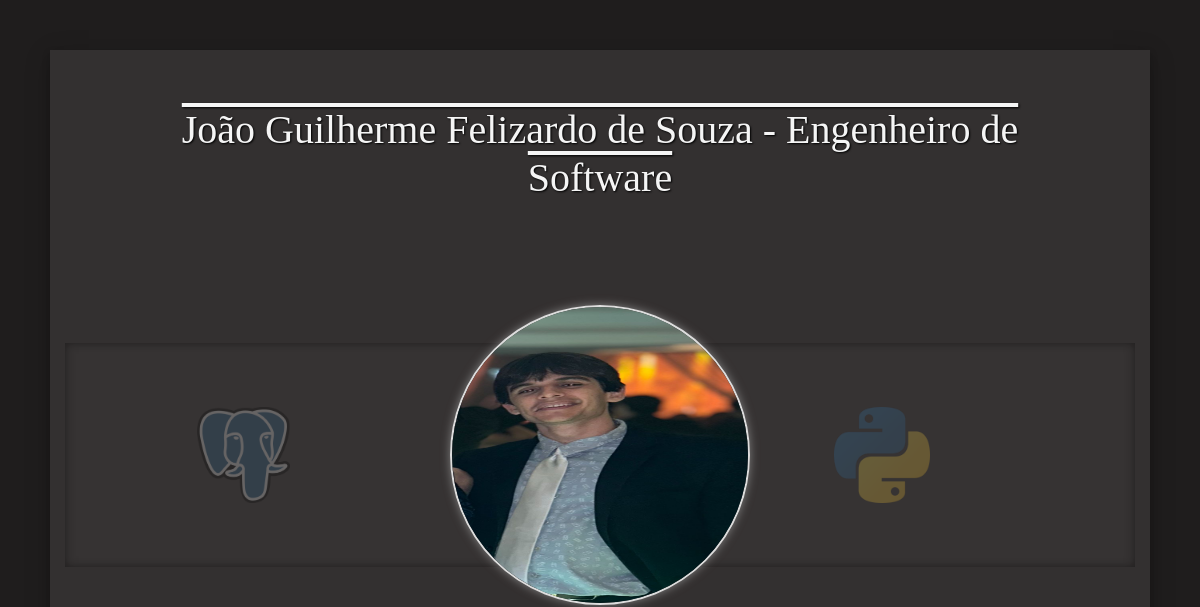
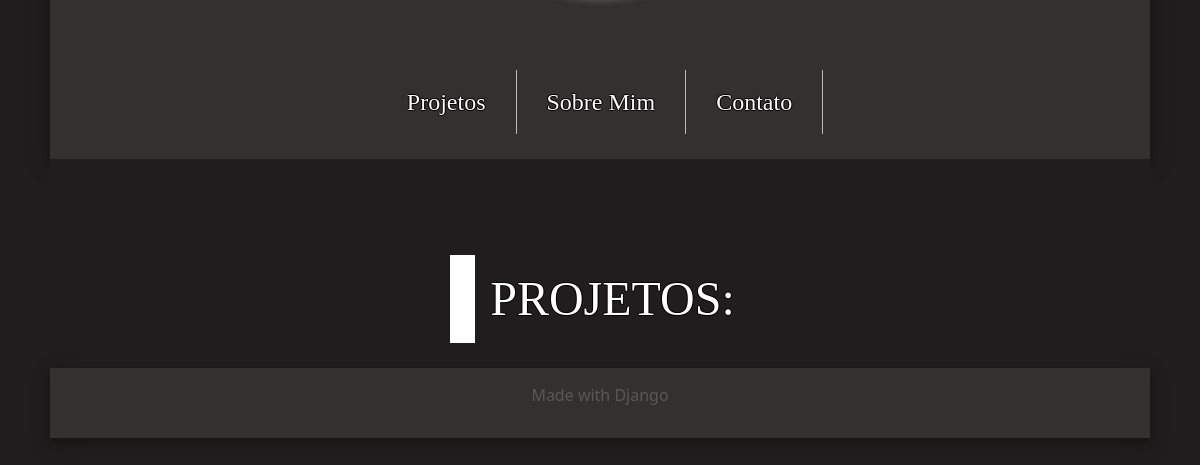
/, run on an earlier commit of the app's database (2 pictures, top to bottom).
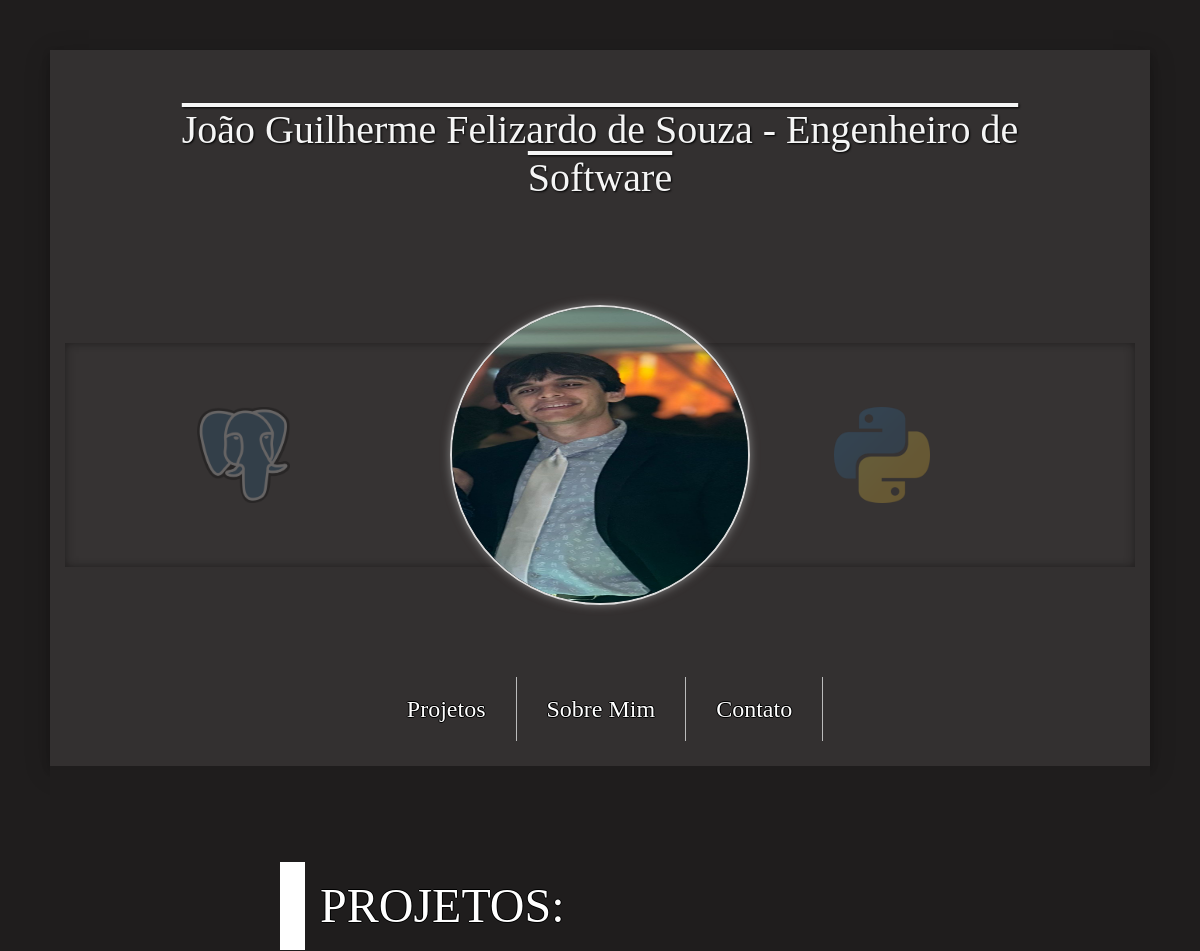
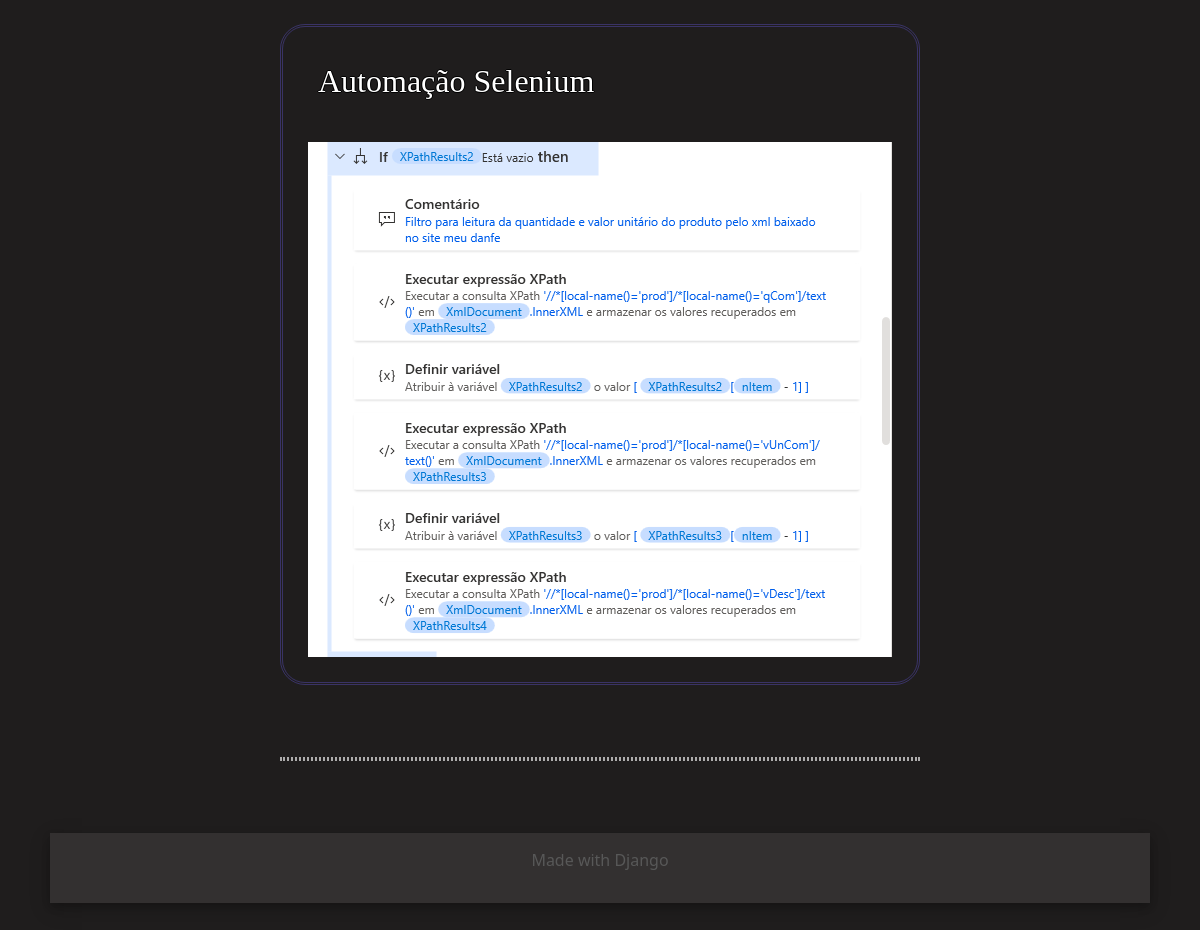
And on a later commit of the database (2 pictures, top to bottom).
### portfolio/models.py (models this page shows, shortened)
class Post(models.Model):
    title = models.CharField(max_length=100)
    description = models.TextField()
    habilidades = models.TextField(max_length=350)
    image = models.ImageField(blank=True)

### portfolio/views.py (the view)
# urls.py: path('', views.post_list, name='post_list'),
def post_list(request):
    posts = Post.objects.all()
    context = {
        "projects": posts
    }
    return render(request, 'portfolio/post_list.html', context)

### portfolio/templates/portfolio/post_list.html
{% extends "portfolio/base.html" %}
{% block content %}
            <br><br><br><br>
            <h1 class="titleProjetos">PROJETOS:</h1><br>
            <div class="card-body" >
            {% for project in projects %}
            <div class="forEachProject" id="div2" alt="projects"  onclick="location.href='{% url 'post_detail' pk=project.pk %}'" style="cursor: pointer;" width="50%">
             <h2>{{ project.title }}</h2> <br>
             {% if project.image %}
                <img class="card-img-top" src="{{ project.image.url }}">
            </div>
            <br><br><br>
            <div class="lineSeparableProject">
            </div>
            <br><br><br>
            {% endif %}
            {% endfor %}
{% endblock %}

What changed in the data, as far as the page shows it:
added Post: title "Automação Selenium", image (picture)
